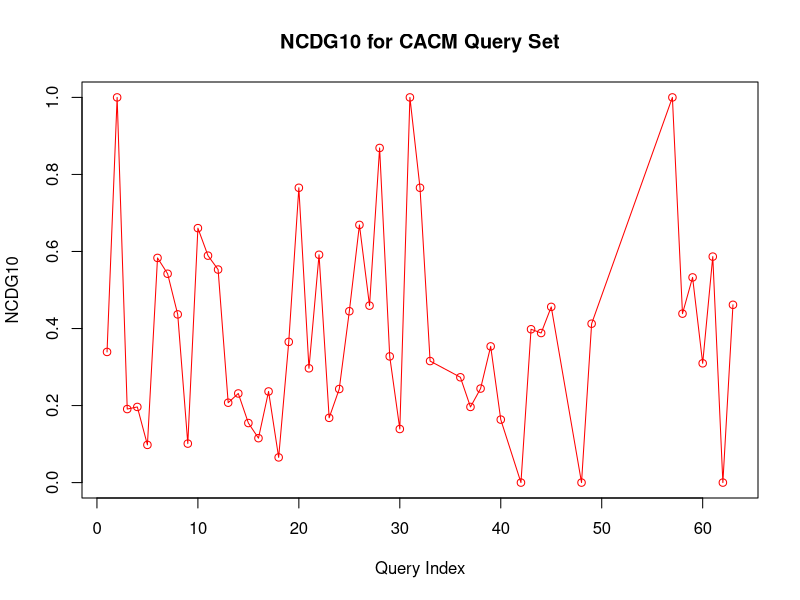

Write the R code that produced this figure.
ncdg10 <- read.csv("ndcg10.csv", header = TRUE)
plot(ncdg10$Query,ncdg10$Value,type = "o",col = "red", xlab = "Query Index", ylab = "NCDG10", 
     main = "NCDG10 for CACM Query Set",  ylim=c(0,1))